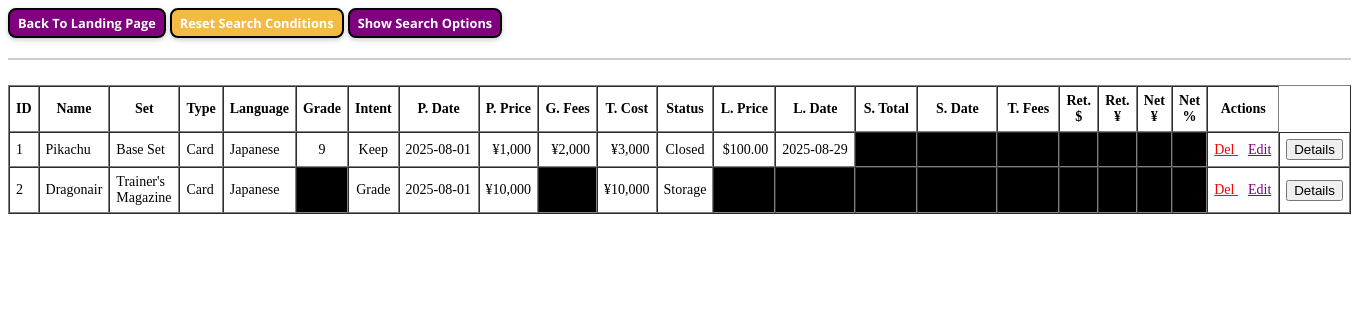
/view, run on the app's committed database.
### src/models.py (models this page shows, shortened)
class Item(Base):
    __tablename__ = 'items'
    id: Mapped[int] = mapped_column(primary_key=True)
    name: Mapped[str] = mapped_column(String)
    set_name: Mapped[str] = mapped_column(String)
    category: Mapped[int] = mapped_column(Integer)
    language: Mapped[int] = mapped_column(Integer)
    qualifiers: Mapped[list[Qualifier]] = mapped_column(EnumList(Qualifier))
    details: Mapped[str | None] = mapped_column(String, nullable=True)
    purchase_date: Mapped[date] = mapped_column(Date)
    purchase_price: Mapped[int] = mapped_column(Integer)
    status: Mapped[int] = mapped_column(Integer)
    intent: Mapped[int] = mapped_column(Integer)
    import_fee: Mapped[int] = mapped_column(Integer)
    grading_company: Mapped[int] = mapped_column(Integer)
    purchase_cert: NullableInt = NullableIntColumn()
    purchase_grade: NullableFloat = NullableFloatColumn()
    list_price: NullableFloat = NullableFloatColumn()
    list_type: Mapped[int] = mapped_column(Integer)
    list_date: NullableDate = NullableDateColumn()
    sale_total: NullableFloat = NullableFloatColumn()
    sale_date: NullableDate = NullableDateColumn()
    shipping: NullableFloat = NullableFloatColumn()
    sale_fee: NullableFloat = NullableFloatColumn()
    usd_to_jpy_rate: NullableFloat = NullableFloatColumn()
    group_discount: Mapped[bool] = mapped_column(Boolean)
    object_variant: Mapped[int] = mapped_column(Integer)
    audit_target: Mapped[bool] = mapped_column(Boolean)
    submissions: Mapped[list['ItemSubmission']] = relationship(
        back_populates='original_item',
        cascade='all, delete-orphan'
    )
    @hybrid_property
    def total_grading_fees(self) -> int:
        return sum(sub.grading_fee for sub in self.submissions if sub.grading_fee is not None)
    @hybrid_property
    def total_cost(self) -> int:
        return self.purchase_price + self.total_grading_fees + self.import_fee
    @hybrid_property
    def grade(self) -> int | None:
        '''
        If a submission exists then take the newest grade from there (unless cracked), otherwise
        check if a purchase_grade exists (meaning the card was bought already graded)
        '''
        latest_submission = max(
            self.submissions,
            key=lambda s: s.submission_number,
            default=None
        )
        if latest_submission is not None and not latest_submission.is_cracked:
            return latest_submission.grade
        else:
            return self.purchase_grade
    @hybrid_property
    def cert(self) -> int | None:
        '''
        If a submission exists then take the newest cert from there (unless cracked), otherwise
        check if a purchase_cert exists (meaning the card was bought already graded)
        '''
        latest_submission = max(
            self.submissions,
            key=lambda s: s.submission_number,
            default=None
        )
        if latest_submission is not None and not latest_submission.is_cracked:
            return latest_submission.cert
        else:
            return self.purchase_cert
    @hybrid_property
    def total_fees(self) -> float | None:
        if self.shipping is None or self.sale_fee is None:
            return None
        else:
            return round(self.shipping + self.sale_fee, 2)
    @hybrid_property
    def return_usd(self) -> float | None:
        if self.sale_total is None or self.total_fees is None:
            return None
        else:
            return round(self.sale_total - self.total_fees, 2)
    @hybrid_property
    def return_jpy(self) -> int | None:
        if self.return_usd is None or self.usd_to_jpy_rate is None:
            return None
        else:
            return round(self.return_usd * self.usd_to_jpy_rate)
    @hybrid_property
    def net_jpy(self) -> int | None:
        if self.return_jpy is None:
            return None
        else:
            return round(self.return_jpy - self.total_cost)
    @hybrid_property
    def net_percent(self) -> float | None:
        if self.net_jpy is None:
            return None
        elif self.total_cost == 0:
            return 0.
        else:
            return round(100 * self.net_jpy / self.total_cost, 2)

### src/routers.py (the view)
@router.get('/view', response_class=HTMLResponse)
def view_items(
        request: Request,
        db: Session = Depends(get_db),
        search_form: ItemSearchForm = Depends(ItemSearchForm.as_query),
        show_limit: int = 20,
) -> Response:
    search_data = search_form.to_item_search()
    search_values = {
        k: v for k, v in search_data.model_dump(exclude_none=True).items()
        if not (isinstance(v, list) and not v)
    }
    if not search_values:
        items = get_newest_items(db, skip=0, limit=show_limit)
    else:
        items = search_for_items(db, search_data)
        items = items[:show_limit]
    display_items = [item.to_display() for item in items]
    submission_options = get_all_submission_values(db)
    return templates.TemplateResponse(
        'view.html',
        {
            'request': request,
            'items': display_items,
            'form_data': search_form,
            'qualifier_enum': Qualifier,
            'category_enum': Category,
            'language_enum': Language,
            'status_enum': Status,
            'intent_enum': Intent,
            'grading_company_enum': GradingCompany,
            'list_type_enum': ListingType,
            'object_variant_enum': ObjectVariant,
            'submission_options': submission_options,
        },
    )

### templates/view.html (shortened to what this page needs)
<!DOCTYPE html>
<html>
<head>
  <link href="/static/css/styles.css" rel="stylesheet">
</head>
<body>
<a href="/" class="btn btn-purple btn-small margin-bottom-20 inline">Back To Landing Page</a>
<a href="/view" class="btn btn-orange btn-small margin-bottom-20 inline">Reset Search Conditions</a>
<button type="button" id="toggle-search" class="btn btn-purple btn-small margin-bottom-20 inline">
  Show Search Options
</button>
<div id="search-section">
  <form method="get" action="/view">
    <div class="label-container">
      <div class="label-block general">
      </div>
    </div>
  </form>
</div>
<div style="margin-top: 25px; font-size: 14px;">
  <table border="1" cellpadding="6" cellspacing="0">
    <thead>
      <tr>
        <th>ID</th>
        <th>Name</th>
        <th>Set</th>
        <th>Type</th>
        <th>Language</th>
        <th>Grade</th>
        <th>Intent</th>
        <th style="min-width: 66px;">P. Date</th>
        <th style="min-width: 45px;">P. Price</th>
        <th style="min-width: 45px;">G. Fees</th>
        <th style="min-width: 45px;">T. Cost</th>
        <th>Status</th>
        <th style="min-width: 48px;">L. Price</th>
        <th style="min-width: 66px;">L. Date</th>
        <th style="min-width: 48px;">S. Total</th>
        <th style="min-width: 66px;">S. Date</th>
        <th style="min-width: 48px;">T. Fees</th>
        <th>Ret. $</th>
        <th>Ret. ¥</th>
        <th>Net ¥</th>
        <th>Net %</th>
        <th style="min-width: 58px;">Actions</th>
      </tr>
    </thead>
    <tbody>
      {% for item in items %}
        <tr>
          <td>{{ item.id }}</td>
          <td>{{ item.name }}</td>
          <td>{{ item.set_name }}</td>
          <td>{{ item.category }}</td>
          <td>{{ item.language }}</td>
          <td class=" centre-aligned {{ 'faint' if item.grade is none else '' }}">
            {% if item.grade is not none %}
              {{ item.grade|int if item.grade == item.grade|int else item.grade }}
            {% else %}
              ''
            {% endif %}
          </td>
          <td class="centre-aligned">{{ item.intent }}</td>
          <td>{{ item.purchase_date }}</td>
          <td class="right-aligned">{{ ('¥' ~ '{:,.0f}'.format(item.purchase_price)) }}</td>
          <td class="right-aligned {{ 'faint' if item.total_grading_fees == 0 else '' }}">
            {{ '' if item.total_grading_fees is none else '¥' ~ '{:,.0f}'.format(item.total_grading_fees) }}
          </td>
          <td class="right-aligned {{ 'faint' if item.total_cost == 0 else '' }}">
            {{ '' if item.total_cost is none else '¥' ~ '{:,.0f}'.format(item.total_cost) }}
          </td>
          <td class="centre-aligned">{{ item.status }}</td>
          <td class="right-aligned {{ 'faint' if item.list_price is none else '' }}">
            {{ '' if item.list_price is none else ('$' ~ '{:,.2f}'.format(item.list_price)) }}
          </td>
          <td class="{{ 'faint' if item.list_date is none else '' }}">
            {{ '' if item.list_date is none else item.list_date }}
          </td>
          <td class="right-aligned {{ 'faint' if item.sale_total is none else '' }}">
          </td>
          <td class="{{ 'faint' if item.sale_date is none else '' }}">
          </td>
          <td class="right-aligned {{ 'faint' if item.total_fees is none else '' }}">
          </td>
          <td class="right-aligned {{ 'faint' if item.return_usd is none else '' }}">
          </td>
          <td class="right-aligned {{ 'faint' if item.return_jpy is none else '' }}">
          </td>
          <td class="right-aligned
                    {% if item.net_jpy is none %}
                      faint
                    {% elif item.net_jpy > 0 %}
                      green
                    {% else %}
                      cyan
                    {% endif %}">
          </td>
          <td class="right-aligned
                    {% if item.net_jpy is none %}
                      faint
                    {% elif item.net_jpy > 0 %}
                      green
                    {% else %}
                      cyan
                    {% endif %}">
          </td>
          <td>
            <a href="/delete/{{ item.id }}" onclick="return confirm('Are you sure you want to delete this item?')" style="color: red; margin-right: 10px;">
              Del
            </a>
            <a href="/edit/{{ item.id }}" style="color: purple;">
              Edit
            </a>
          </td>
          <td>
            <button onclick="toggleDetails('{{ item.id }}')">Details</button>
          </td>
        </tr>
      {% endfor %}
    </tbody>
  </table>
</div>
</body>
</html>

### static/css/styles.css (style rules this page uses)
.btn { display: inline-flex; border: 2px solid black; border-radius: 8px; color: white; font-weight: bold; font-family: 'Open Sans', sans-serif; cursor: pointer; padding: 0.5rem 1rem; transition: background-color 0.3s ease; text-align: center; text-decoration: none; user-select: none; box-shadow: 0 2px 5px rgba(0,0,0,0.2); }
.btn-purple { background-color: #800080; }
.btn-orange { background-color: #F4BB44; }
.btn-small { font-size: 0.8rem; padding: 0.25rem 0.5rem; }
.margin-bottom-20 { margin-bottom: 20px; }
.inline { display: inline-block; }
.faint { background-color: black; }
.right-aligned { text-align: right; }
.centre-aligned { text-align: center; }
.label-container { display: flex; flex-direction: column; gap: 0.5rem; margin-bottom: 1rem; }
.label-block { border: 1px solid #ccc; padding: 0.5rem; border-radius: 8px; background-color: #fafafa; display: flex; flex-direction: column; justify-content: flex-start; align-items: stretch; }
.label-block.general { background-color: #d0f0f0; }
#search-section { max-height: 0; overflow: hidden; transition: max-height 0.3s ease; padding: 0 1rem; border: 1px solid #ccc; background-color: #f9f9f9; margin-bottom: 1rem; }

### data on the page
Item: name "Pikachu", set_name "Base Set", purchase_date "2025-08-01", purchase_price "¥1,000", list_price "$100.00", list_date "2025-08-29"
Item: id "2", name "Dragonair", set_name "Trainer's Magazine", category "Card", language "Japanese", intent "Grade", purchase_date "2025-08-01", purchase_price "¥10,000", total_cost "¥10,000", status "Storage"

### other printed values
{{ item.id }} "1"
{{ item.category }} "Card"
{{ item.language }} "Japanese"
{{ item.grade|int if item.grade == item.grade|int else item.grade }} "9"
{{ item.intent }} "Keep"
{{ item.status }} "Closed"
